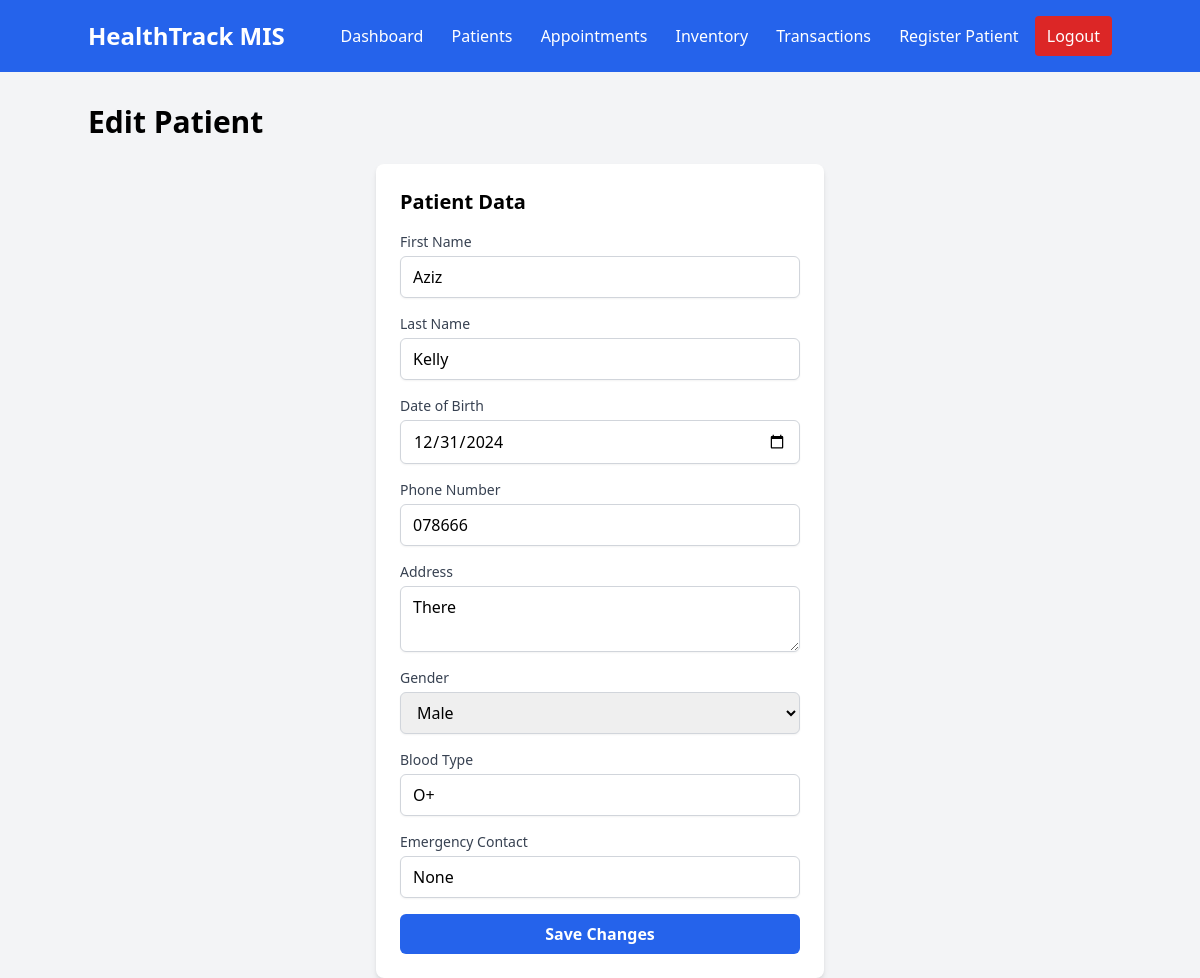
/edit-patient/6/ (signed in), run on the app's committed database.
### core/models.py (models this page shows, shortened)
class Patient(models.Model):
    first_name = models.CharField(max_length=100)
    last_name = models.CharField(max_length=100)
    date_of_birth = models.DateField()
    phone_number = models.CharField(max_length=15)
    address = models.TextField()
    gender = models.CharField(max_length=10, choices=[
        ('Male', 'Male'),
        ('Female', 'Female'),
        ('Other', 'Other'),
    ])
    blood_type = models.CharField(max_length=5, blank=True, null=True)
    emergency_contact = models.CharField(max_length=15, blank=True, null=True)

### core/views.py (the view, shortened to what this page needs)
# urls.py: path('edit-patient/<int:id>/', views.edit_patient, name='edit_patient'),
@never_cache
@login_required
def edit_patient(request, id):
    patient = get_object_or_404(Patient, id=id)
    return render(request, 'core/edit_patient.html', {'patient': patient})

### templates/core/edit_patient.html (shortened to what this page needs)
{% extends 'core/base.html' %} {% block content %}
<h1 class="text-3xl font-bold mb-6">Edit Patient</h1>
<form method="POST" class="bg-white p-6 rounded-lg shadow-md w-full max-w-md mx-auto">
  <h2 class="text-xl font-semibold mb-4">Patient Data</h2>
  <div class="mb-4">
    <label for="first_name" class="block text-sm font-medium text-gray-700">First Name</label>
    <input type="text" id="first_name" name="first_name" value="{{ patient.first_name }}" class="mt-1 block w-full px-3 py-2 border border-gray-300 rounded-md shadow-sm focus:ring-blue-500 focus:border-blue-500" required>
  </div>
  <div class="mb-4">
    <label for="last_name" class="block text-sm font-medium text-gray-700">Last Name</label>
    <input type="text" id="last_name" name="last_name" value="{{ patient.last_name }}" class="mt-1 block w-full px-3 py-2 border border-gray-300 rounded-md shadow-sm focus:ring-blue-500 focus:border-blue-500" required>
  </div>
  <div class="mb-4">
    <label for="dob" class="block text-sm font-medium text-gray-700">Date of Birth</label>
    <input type="date" id="dob" name="dob" value="{{ patient.date_of_birth|date:'Y-m-d' }}" class="mt-1 block w-full px-3 py-2 border border-gray-300 rounded-md shadow-sm focus:ring-blue-500 focus:border-blue-500" required>
  </div>
  <div class="mb-4">
    <label for="phone" class="block text-sm font-medium text-gray-700">Phone Number</label>
    <input type="text" id="phone" name="phone" value="{{ patient.phone_number }}" class="mt-1 block w-full px-3 py-2 border border-gray-300 rounded-md shadow-sm focus:ring-blue-500 focus:border-blue-500" required>
  </div>
  <div class="mb-4">
    <label for="address" class="block text-sm font-medium text-gray-700">Address</label>
    <textarea id="address" name="address" class="mt-1 block w-full px-3 py-2 border border-gray-300 rounded-md shadow-sm focus:ring-blue-500 focus:border-blue-500" required>{{ patient.address }}</textarea>
  </div>
  <div class="mb-4">
    <label for="gender" class="block text-sm font-medium text-gray-700">Gender</label>
    <select id="gender" name="gender" class="mt-1 block w-full px-3 py-2 border border-gray-300 rounded-md shadow-sm focus:ring-blue-500 focus:border-blue-500">
      <option value="Male" {% if patient.gender == 'Male' %}selected{% endif %}>Male</option>
    </select>
  </div>
  <div class="mb-4">
    <label for="blood_type" class="block text-sm font-medium text-gray-700">Blood Type</label>
    <input type="text" id="blood_type" name="blood_type" value="{{ patient.blood_type }}" class="mt-1 block w-full px-3 py-2 border border-gray-300 rounded-md shadow-sm focus:ring-blue-500 focus:border-blue-500">
  </div>
  <div class="mb-4">
    <label for="emergency_contact" class="block text-sm font-medium text-gray-700">Emergency Contact</label>
    <input type="text" id="emergency_contact" name="emergency_contact" value="{{ patient.emergency_contact }}" class="mt-1 block w-full px-3 py-2 border border-gray-300 rounded-md shadow-sm focus:ring-blue-500 focus:border-blue-500">
  </div>
  <div>
    <button type="submit" class="w-full py-2 px-4 bg-blue-600 text-white font-semibold rounded-md hover:bg-blue-700 focus:outline-none">
      Save Changes
    </button>
  </div>
</form>
{% endblock %}

### data on the page
Patient: first_name "Aziz", last_name "Kelly", dob "12/31/2024", phone "078666", address "There", gender "Male", blood_type "O+", emergency_contact "None"
